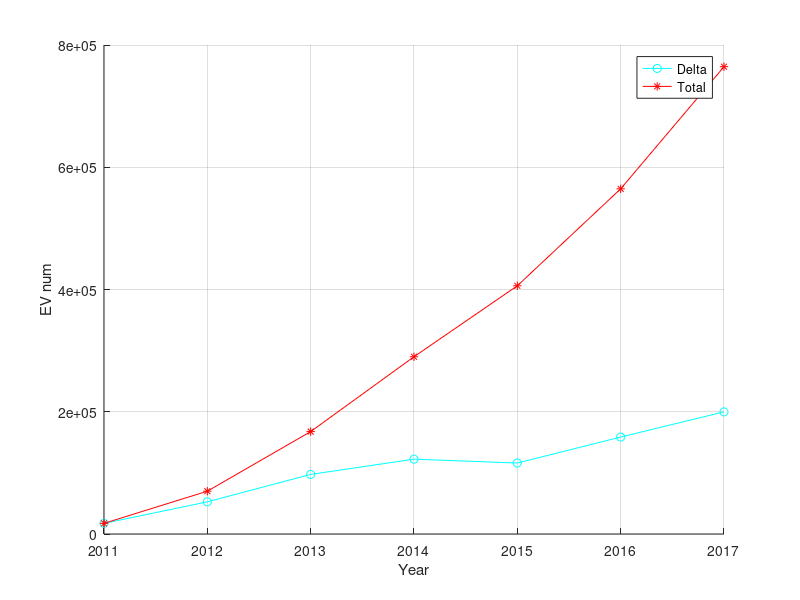

This figure's MATLAB source:
a = [17425 , 52607 , 97507 ,122438 , 116099 , 158614 , 199826];
b = cumsum(a);
hold on;
grid on;
plot(a,'c-o');
x=1:7;
ylabel('EV num');
xlabel('Year');
plot(x,b,'r-*');
hold off;
set(gca,'xtick',[1:7]);
set(gca,'xticklabel',['2011';'2012';'2013';'2014';'2015';'2016';'2017'])
legend('Delta','Total');

